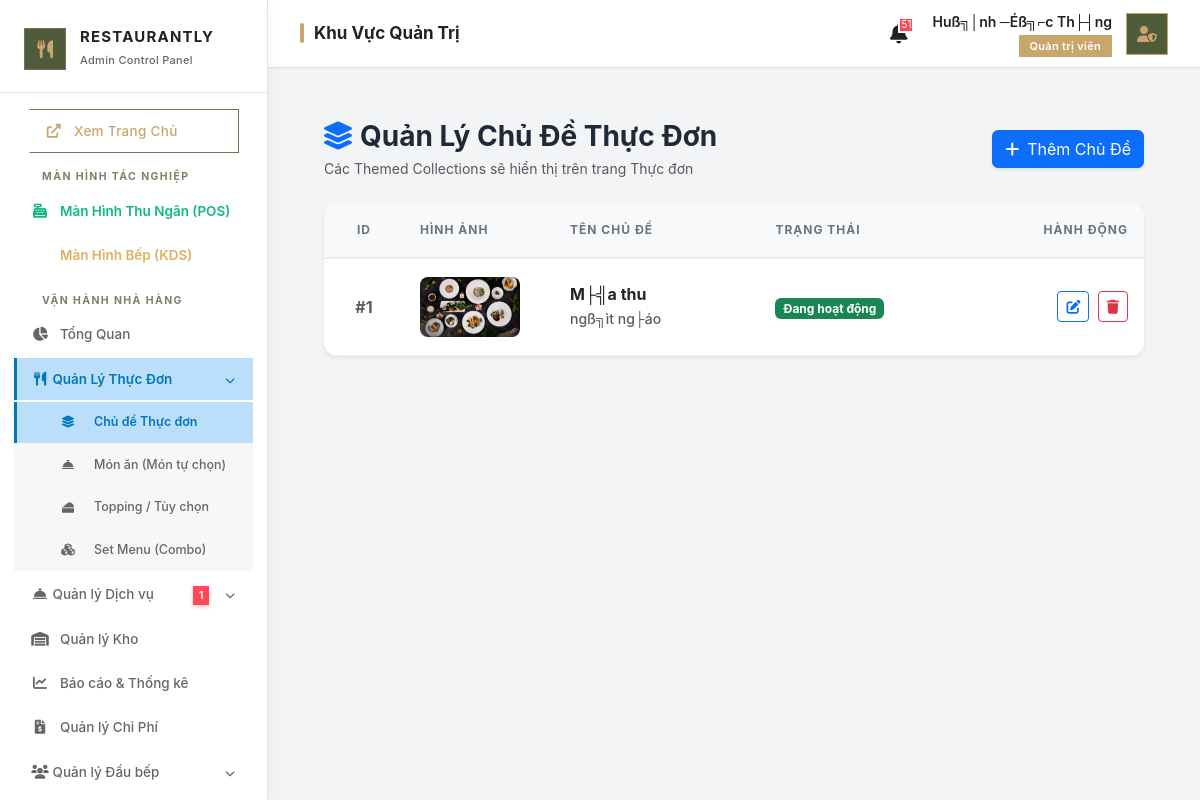
The app's page /admin/controllers/manage_themes.php (signed in) with its own data.
### tables this page shows
CREATE TABLE `themes` (
  `id` int(11) NOT NULL AUTO_INCREMENT,
  `name` varchar(255) NOT NULL,
  `description` text DEFAULT NULL,
  `start_date` datetime DEFAULT NULL,
  `end_date` datetime DEFAULT NULL,
  `image` varchar(255) DEFAULT NULL,
  `is_active` tinyint(1) DEFAULT 1,
  `created_at` timestamp NOT NULL DEFAULT current_timestamp(),
  PRIMARY KEY (`id`)
);

### admin/controllers/manage_themes.php (the view, shortened to what this page needs)
<?php
$db = (new Database())->getConnection();
$all_foods = $db->query("SELECT id, name, theme_id FROM foods ORDER BY name ASC")->fetchAll(PDO::FETCH_ASSOC);
$all_sets = $db->query("SELECT id, name, theme_id FROM combos ORDER BY name ASC")->fetchAll(PDO::FETCH_ASSOC);
$themes = $db->query("SELECT * FROM themes ORDER BY id DESC")->fetchAll(PDO::FETCH_ASSOC);
include '../../public/admin_layout_header.php';
?>
<link rel="stylesheet" href="../../public/assets/admin/css/admin-style.css">
<div class="content-wrapper p-4">
    <div class="d-flex justify-content-between align-items-center mb-4 flex-wrap gap-3">
        <div>
            <h3 class="fw-bold m-0"><i class="fas fa-layer-group me-2 text-primary"></i>Quản Lý Chủ Đề Thực Đơn</h3>
            <div class="small text-muted mt-1">Các Themed Collections sẽ hiển thị trên trang Thực đơn</div>
        </div>
        <button class="btn btn-primary shadow-sm" data-bs-toggle="modal" data-bs-target="#addModal">
            <i class="fas fa-plus me-2"></i>Thêm Chủ Đề
        </button>
    </div>
    <div class="card border-0 shadow-sm" style="border-radius:14px; overflow:hidden;">
        <div class="table-responsive">
            <table class="table table-hover align-middle mb-0">
                <thead class="table-light">
                    <tr>
                        <th width="80" class="text-center">ID</th>
                        <th width="150">Hình ảnh</th>
                        <th>Tên Chủ Đề</th>
                        <th>Trạng thái</th>
                        <th width="150" class="text-end">Hành động</th>
                    </tr>
                </thead>
                <tbody>
                    <?php foreach($themes as $t):
                        $t['set_ids'] = array_column(array_filter($all_sets, fn($s) => $s['theme_id'] == $t['id']), 'id');
                        $t['food_ids'] = array_column(array_filter($all_foods, fn($f) => $f['theme_id'] == $t['id']), 'id');
                    ?>
                    <tr>
                        <td class="text-center fw-bold text-muted">#<?= $t['id'] ?></td>
                        <td>
                            <?php if($t['image']): ?>
                                <img src="../../<?= htmlspecialchars($t['image']) ?>" alt="" style="width:100px; height:60px; object-fit:cover; border-radius:8px;">
                            <?php else: ?>
                                <div class="bg-light text-muted d-flex align-items-center justify-content-center" style="width:100px; height:60px; border-radius:8px; font-size:12px;">No Image</div>
                            <?php endif; ?>
                        </td>
                        <td>
                            <h6 class="mb-1 fw-bold"><?= htmlspecialchars($t['name']) ?></h6>
                            <div class="small text-muted text-truncate" style="max-width:300px;"><?= htmlspecialchars($t['description']) ?></div>
                        </td>
                        <td>
                            <?php if($t['is_active']): ?>
                                <span class="badge bg-success">Đang hoạt động</span>
                            <?php else: ?>
                                <span class="badge bg-secondary">Tạm ẩn</span>
                            <?php endif; ?>
                        </td>
                        <td class="text-end">
                            <button class="btn btn-sm btn-outline-primary me-1" onclick="editTheme(<?= htmlspecialchars(json_encode($t)) ?>)">
                                <i class="fas fa-edit"></i>
                            </button>
                            <a href="?delete=<?= $t['id'] ?>" class="btn btn-sm btn-outline-danger" onclick="return confirm('Xóa chủ đề này?');">
                                <i class="fas fa-trash"></i>
                            </a>
                        </td>
                    </tr>
                    <?php endforeach; ?>
                </tbody>
            </table>
        </div>
    </div>
</div>

### public/assets/admin/css/admin-style.css (style rules this page uses)
:root { --gold: #e6a30b; --gold-hover: #c98c06; --gold-gradient: linear-gradient(135deg, #f5d061 0%, #e6a30b 100%); --dark: #1f2937; --light-bg: #f3f4f6; --card-bg: rgba(255, 255, 255, 0.95); --text: #1f2937; --text-muted: #6b7280; --border: rgba(0, 0, 0, 0.06); --success: #10b981; --success-light: #d1fae5; --danger: #ef4444; --danger-light: #fee2e2; --warning: #f59e0b; --warning-light: #fef3c7; --shadow-soft: 0 4px 20px rgba(0, 0, 0, 0.03); --shadow-hover: 0 12px 32px rgba(0, 0, 0, 0.08); --shadow-gold: 0 8px 24px rgba(230, 163, 11, 0.25); }
* { box-sizing: border-box; }
body { font-family: 'Inter', 'Plus Jakarta Sans', sans-serif; background-color: var(--light-bg); color: var(--text); -webkit-font-smoothing: antialiased; }
.table th { font-weight: 700; color: var(--text-muted); border-bottom: 2px solid var(--border) !important; text-transform: uppercase; font-size: 0.75rem; letter-spacing: 1px; padding: 18px 16px; }
.table td { vertical-align: middle; border-bottom: 1px solid var(--border); padding: 18px 16px; font-weight: 500; }

### public/admin_layout_header.php (style rules this page uses)
:root { --sidebar-bg: #ffffff; --sidebar-border: #e8e1d5; --topbar-bg: #ffffff; --accent-color: #C9A66B; --accent-green: #4F5B3A; --accent-green-light: #6A7A4E; --text-sidebar: #222222; --text-sidebar-muted: #666666; --text-main: #222222; --text-muted: #777777; --bg-main: #fcfcfc; --shadow-sm: 0 1px 3px rgba(0, 0, 0, 0.04); --shadow-md: 0 4px 16px rgba(0, 0, 0, 0.05); }
* { box-sizing: border-box; }
body { font-family: 'Plus Jakarta Sans', sans-serif; background-color: var(--bg-main); overflow-x: hidden; color: var(--text-main); }

### records on screen
themes: id "1", image (picture), name "M├╣a thu", description "ngß╗ìt ng├áo", is_active "Đang hoạt động"

### other values on screen
$pending_services_count "1"
$page_titles[$current_page] "Khu Vực Quản Trị"
$total_alerts "51"
$_SESSION['username'] "Huß╗│nh ─Éß╗⌐c Th├┤ng"
